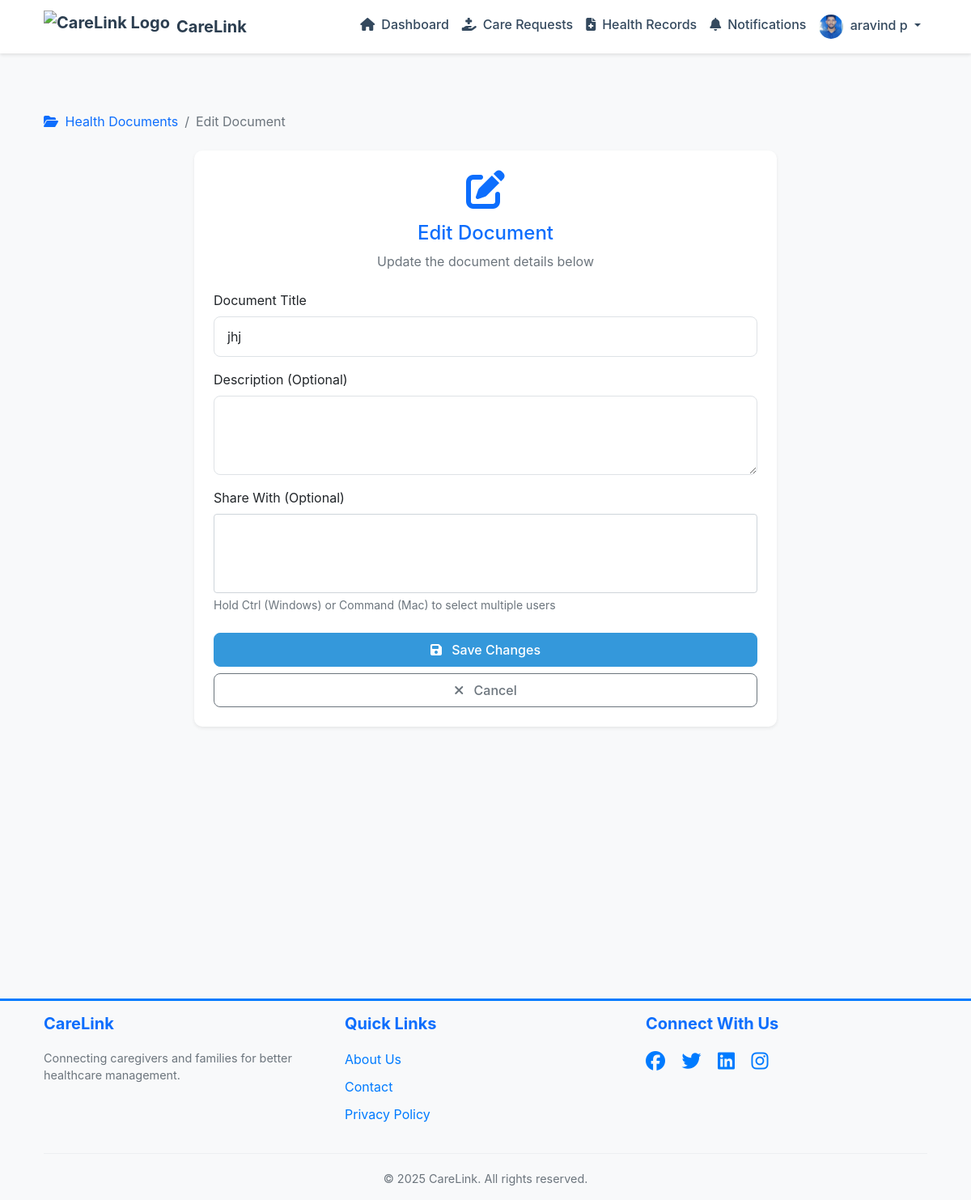
The page /carelink/health-documents/7/edit/ (signed in) on the database its author committed.
### carelink/models.py (models this page shows, shortened)
class User(AbstractUser):
    USER_TYPE_CHOICES = (
        ('ADMIN', 'Admin'),
        ('CAREGIVER', 'Caregiver'),
        ('FAMILY', 'Family Member')
    )
    user_type = models.CharField(max_length=10, choices=USER_TYPE_CHOICES)
    phone_number = models.CharField(max_length=15, blank=True)
    address = models.TextField(blank=True)
    profile_picture = models.ImageField(upload_to='profile_pics/', null=True, blank=True)
    family_members = models.ManyToManyField('self', blank=True, symmetrical=False, related_name='related_family_members')
    email_verified = models.BooleanField(default=True)  # Default to True for backward compatibility
    is_active = models.BooleanField(default=True)

class HealthDocument(models.Model):
    user = models.ForeignKey(User, on_delete=models.CASCADE)
    title = models.CharField(max_length=200)
    document = models.FileField(upload_to='health_documents/')
    uploaded_at = models.DateTimeField(auto_now_add=True)

### carelink/views.py (the view)
# urls.py: path('health-documents/<int:pk>/edit/', views.HealthDocumentUpdateView.as_view(), name='health_document_update'),
class HealthDocumentUpdateView(LoginRequiredMixin, UserPassesTestMixin, UpdateView):
    model = HealthDocument
    form_class = HealthDocumentForm
    template_name = 'carelink/health_document_form.html'
    success_url = reverse_lazy('carelink:health_document_list')
    def test_func(self):
        user = self.request.user
        document_user = self.get_object().user
        if user.user_type == 'CAREGIVER':
            patients = user.assigned_patient
            family_members = User.objects.filter(patients__in=[patients])
            return user == document_user or document_user in family_members
        elif user.user_type == 'FAMILY':
            patients = User.objects.filter(family_members=user)
            caregivers = User.objects.filter(assigned_patient__family_members=user)
            return user == document_user or document_user in patients or document_user in caregivers
        else:
            return user == document_user

### carelink/forms.py
class HealthDocumentForm(forms.ModelForm):
    class Meta:
        model = HealthDocument
        fields = ['title', 'document']

### carelink/auth.py (called while the page is built)
    def get_user(self, user_id):
        UserModel = get_user_model()
        try:
            return UserModel.objects.get(pk=user_id)
        except UserModel.DoesNotExist:
            return None

### carelink/templates/carelink/health_document_form.html (shortened to what this page needs)
{% extends 'carelink/base.html' %}
{% load static %}
{% block content %}
<div class="container py-5">
    <nav aria-label="breadcrumb" class="mb-4">
        <ol class="breadcrumb">
            <li class="breadcrumb-item">
                <a href="{% url 'carelink:health_document_list' %}" class="text-decoration-none">
                    <i class="fas fa-folder-open me-1"></i>
                    Health Documents
                </a>
            </li>
            <li class="breadcrumb-item active" aria-current="page">
                {% if form.instance.pk %}
                    Edit Document
                {% else %}
                    Upload Document
                {% endif %}
            </li>
        </ol>
    </nav>
    <div class="row justify-content-center">
        <div class="col-lg-8">
            <div class="card border-0 shadow-sm">
                <div class="card-body p-4">
                    <div class="text-center mb-4">
                        {% if form.instance.pk %}
                            <i class="fas fa-edit text-primary fa-3x mb-3"></i>
                            <h2 class="h4 text-primary">Edit Document</h2>
                        {% else %}
                            <i class="fas fa-upload text-primary fa-3x mb-3"></i>
                            <h2 class="h4 text-primary">Upload Health Document</h2>
                        {% endif %}
                        <p class="text-muted">
                            {% if form.instance.pk %}
                                Update the document details below
                            {% else %}
                                Share important health records securely with caregivers and family members
                            {% endif %}
                        </p>
                    </div>
                    <form method="post" enctype="multipart/form-data" class="needs-validation" novalidate>
                        <div class="mb-3">
                            <label for="{{ form.title.id_for_label }}" class="form-label">
                                Document Title
                            </label>
                            <input type="text"
                                   name="{{ form.title.name }}"
                                   id="{{ form.title.id_for_label }}"
                                   class="form-control {% if form.title.errors %}is-invalid{% endif %}"
                                   value="{{ form.title.value|default:'' }}"
                                   required>
                        </div>
                        <div class="mb-3">
                            <label for="{{ form.description.id_for_label }}" class="form-label">
                                Description (Optional)
                            </label>
                            <textarea name="{{ form.description.name }}"
                                      id="{{ form.description.id_for_label }}"
                                      class="form-control {% if form.description.errors %}is-invalid{% endif %}"
                                      rows="3">{{ form.description.value|default:'' }}</textarea>
                        </div>
                        <div class="mb-4">
                            <label for="{{ form.shared_with.id_for_label }}" class="form-label">
                                Share With (Optional)
                            </label>
                            <select name="{{ form.shared_with.name }}"
                                    id="{{ form.shared_with.id_for_label }}"
                                    class="form-select {% if form.shared_with.errors %}is-invalid{% endif %}"
                                    multiple>
                            </select>
                            <div class="form-text">
                                Hold Ctrl (Windows) or Command (Mac) to select multiple users
                            </div>
                        </div>
                        <div class="d-grid gap-2">
                            <button type="submit" class="btn btn-primary">
                                {% if form.instance.pk %}
                                    <i class="fas fa-save me-2"></i>
                                    Save Changes
                                {% else %}
                                    <i class="fas fa-upload me-2"></i>
                                    Upload Document
                                {% endif %}
                            </button>
                            <a href="{% url 'carelink:health_document_list' %}" class="btn btn-outline-secondary">
                                <i class="fas fa-times me-2"></i>
                                Cancel
                            </a>
                        </div>
                    </form>
                </div>
            </div>
        </div>
    </div>
</div>
{% endblock %}

### carelink/templates/carelink/base.html (shortened to what this page needs)
{% load static %}
<!DOCTYPE html>
<html lang="en">
<head>
    <link href="https://cdn.jsdelivr.net/npm/bootstrap@5.3.2/dist/css/bootstrap.min.css" rel="stylesheet">
    <link href="https://cdnjs.cloudflare.com/ajax/libs/font-awesome/6.5.1/css/all.min.css" rel="stylesheet">
    <link href="https://cdn.jsdelivr.net/npm/animate.css@4.1.1/animate.min.css" rel="stylesheet">
    <link href="https://cdn.jsdelivr.net/npm/flatpickr/dist/flatpickr.min.css" rel="stylesheet">
    <link href="https://cdn.jsdelivr.net/npm/bootstrap@5.1.3/dist/css/bootstrap.min.css" rel="stylesheet">
</head>
<body>
    <nav class="navbar navbar-expand-lg navbar-light sticky-top">
        <div class="container">
            <a class="navbar-brand d-flex align-items-center" href="{% url 'carelink:home' %}">
                <img src="https://img.freepik.com/free-vector/hospital-logo-design-vector-medical-cross_53876-136743.jpg?w=1380&t=st=1709827987~exp=1709828587~hmac=1a1a1a1a1a1a1a1a1a1a1a1a1a1a1a1a1a1a1a1a1a1a1a1a1a1a1a1a1a1a1a" alt="CareLink Logo" height="40" class="me-2">
                CareLink
            </a>
            <div class="collapse navbar-collapse" id="navbarNav">
                <ul class="navbar-nav ms-auto">
                    {% if user.is_authenticated %}
                        {% if user.is_staff %}
                            <li class="nav-item">
                                <a class="nav-link" href="{% url 'carelink:care_request_list' %}">
                                    <i class="fas fa-hand-holding-medical me-2"></i>Care Requests
                                </a>
                            </li>
                        {% elif user.user_type == 'FAMILY' %}
                            <li class="nav-item">
                                <a class="nav-link" href="{% url 'carelink:family_dashboard' %}">
                                    <i class="fas fa-home me-2"></i>Dashboard
                                </a>
                            </li>
                            <li class="nav-item">
                                <a class="nav-link" href="{% url 'carelink:care_request_list' %}">
                                    <i class="fas fa-hand-holding-medical me-2"></i>Care Requests
                                </a>
                            </li>
                            <li class="nav-item">
                                <a class="nav-link" href="{% url 'carelink:health_document_list' %}">
                                    <i class="fas fa-file-medical me-2"></i>Health Records
                                </a>
                            </li>
                        {% endif %}
                        <li class="nav-item">
                            <a class="nav-link" href="{% url 'carelink:notifications_list' %}">
                                <i class="fas fa-bell me-2"></i>Notifications
                            </a>
                        </li>
                        <li class="nav-item dropdown">
                            <a class="nav-link dropdown-toggle" href="#" id="userDropdown" role="button" data-bs-toggle="dropdown">
                                {% if user.profile_picture %}
                                    <img src="{{ user.profile_picture.url }}" alt="Profile" class="rounded-circle me-1" style="width: 30px; height: 30px; object-fit: cover;">
                                {% else %}
                                    <i class="fas fa-user-circle me-1"></i>
                                {% endif %}
                                {{ user.get_full_name|default:user.username }}
                            </a>
                        </li>
                    {% endif %}
                </ul>
            </div>
        </div>
    </nav>
    <main class="py-4">
        {% block content %}{% endblock %}
    </main>
<br>
<br>
<br>
<br>
<br>
<br>
<br>
<br>
<br>
<br>
<br>
    <footer class="footer mt-auto py-3 bg-light">
        <div class="container">
            <div class="row">
                <div class="col-md-4">
                    <h5 class="text-primary">CareLink</h5>
                    <p class="text-muted">
                        Connecting caregivers and families for better healthcare management.
                    </p>
                </div>
                <div class="col-md-4">
                    <h5 class="text-primary">Quick Links</h5>
                    <ul class="list-unstyled">
                        <li><a href="{% url 'carelink:about' %}" class="text-decoration-none">About Us</a></li>
                        <li><a href="{% url 'carelink:contact' %}" class="text-decoration-none">Contact</a></li>
                        <li><a href="{% url 'carelink:privacy' %}" class="text-decoration-none">Privacy Policy</a></li>
                    </ul>
                </div>
                <div class="col-md-4">
                    <h5 class="text-primary">Connect With Us</h5>
                    <div class="social-links">
                        <a href="#" class="text-decoration-none me-3"><i class="fab fa-facebook fa-lg"></i></a>
                        <a href="#" class="text-decoration-none me-3"><i class="fab fa-twitter fa-lg"></i></a>
                        <a href="#" class="text-decoration-none me-3"><i class="fab fa-linkedin fa-lg"></i></a>
                        <a href="#" class="text-decoration-none"><i class="fab fa-instagram fa-lg"></i></a>
                    </div>
                </div>
            </div>
            <hr>
            <div class="row">
                <div class="col-12 text-center">
                    <p class="text-muted mb-0">&copy; {% now "Y" %} CareLink. All rights reserved.</p>
                </div>
            </div>
        </div>
    </footer>
</body>
</html>

### carelink/templates/carelink/base.html (style rules this page uses)
:root { --primary-color: #2c3e50; --secondary-color: #34495e; --accent-color: #3498db; --success-color: #27ae60; --warning-color: #f1c40f; --danger-color: #e74c3c; --light-color: #ecf0f1; --dark-color: #2c3e50; }
body { font-family: 'Inter', sans-serif; background-color: #f8f9fa; color: var(--dark-color); }
.navbar { background-color: white; box-shadow: 0 2px 4px rgba(0,0,0,0.1); }
.navbar-brand { font-weight: 700; color: var(--primary-color) !important; }
.nav-link { color: var(--secondary-color) !important; font-weight: 500; transition: all 0.3s ease; }
.card { border: none; border-radius: 10px; box-shadow: 0 4px 6px rgba(0,0,0,0.1); transition: transform 0.3s ease; }
.card-body { padding: 1.5rem; }
.btn { border-radius: 8px; padding: 0.5rem 1.5rem; font-weight: 500; transition: all 0.3s ease; }
.btn-primary { background-color: var(--accent-color); border-color: var(--accent-color); }
.form-control { border-radius: 8px; border: 1px solid #dee2e6; padding: 0.75rem 1rem; }
.footer { background: #e9ecef; padding: 50px 0; font-size: 1rem; border-top: 3px solid #007bff; }
.footer h5 { font-weight: 700; margin-bottom: 20px; color: #343a40; }
.footer p { font-size: 0.95rem; color: #495057; }
.footer ul { padding: 0; list-style: none; }
.footer ul li { margin-bottom: 10px; }
.footer ul li a { color: #007bff; transition: color 0.3s ease-in-out; }
.footer .social-links a { color: #007bff; transition: transform 0.3s ease-in-out, color 0.3s ease-in-out; font-size: 1.2rem; }
.footer hr { border-top: 1px solid #ced4da; margin: 20px 0; }
.footer .text-muted { font-size: 0.9rem; color: #6c757d; }

### rows shown on the page
User: profile_picture (picture), get_full_name "aravind p"
HealthDocument: title "jhj"
